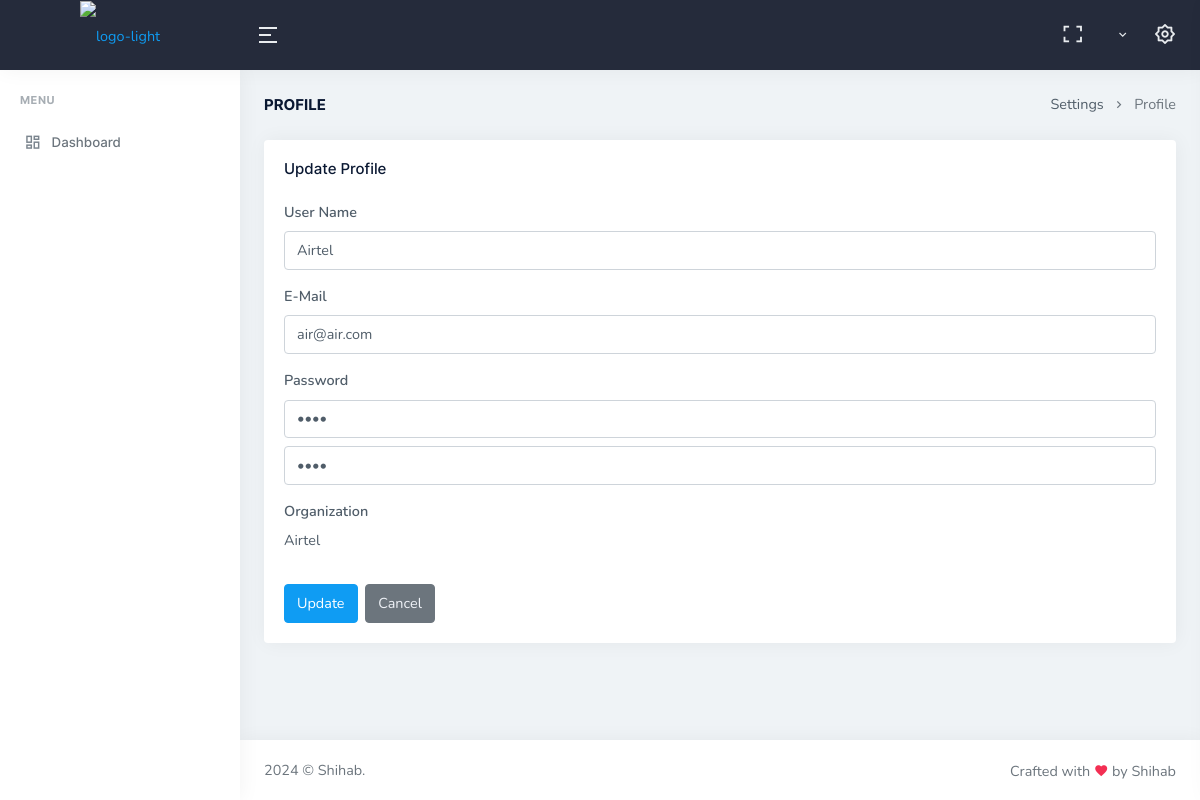
/user-profile.php?userId=35 (signed in), run on the app's committed database.
### tables this page shows
CREATE TABLE `users` (
  `user_id` int NOT NULL,
  `user_name` varchar(50) NOT NULL,
  `user_email` varchar(50) NOT NULL,
  `user_pass` varchar(255) NOT NULL,
  `user_org` varchar(50) NOT NULL,
  `user_active` int NOT NULL DEFAULT '1',
  `created_at` datetime NOT NULL DEFAULT CURRENT_TIMESTAMP
);

CREATE TABLE `organizations` (
  `org_id` int NOT NULL,
  `org_name` varchar(50) NOT NULL,
  `org_address` varchar(50) NOT NULL,
  `org_about` text NOT NULL,
  `org_phone` varchar(255) NOT NULL,
  `created_at` datetime NOT NULL DEFAULT CURRENT_TIMESTAMP
);

### includes/helper-func.php (called while the page is built, shortened)
<?php
function getOrgList($orgId, $conn)
{
    if ($orgId == null) {
        $sql = "SELECT * FROM organizations";
        $result = mysqli_query($conn, $sql);
        return $result;
    } else {
        $sql = "SELECT org_name FROM organizations WHERE org_id = $orgId";
        $result = mysqli_query($conn, $sql);
        $row = mysqli_fetch_assoc($result);
        return $row['org_name'];
    }
}
function getUserList($userId, $conn)
{
    if ($userId == null) {
        $sql = "SELECT * FROM users WHERE user_active = 1";
        $result = mysqli_query($conn, $sql);
        return $result;
    } else {
        $sql = "SELECT * FROM users WHERE user_id = $userId";
        $result = mysqli_query($conn, $sql);
        return $result;
    }
}
function decrypt($encryptData, $name)
{
    $method = "AES-256-CBC";
    $key = $name;
    $options = 0;
    $iv = '1234567891011129';
    $decryptedData = openssl_decrypt($encryptData, $method, $key, $options, $iv);
    return $decryptedData;
}

### user-profile.php (the view, shortened to what this page needs)
<?php
include 'includes/header-user.php';
if (isset($_GET['userId'])) {
    $userInfo = getUserList($_GET['userId'], $conn);
}
?>
<div class="container-fluid">
    <div class="row">
        <div class="col-12">
            <div class="page-title-box d-sm-flex align-items-center justify-content-between">
                <h4 class="mb-sm-0">Profile</h4>
                <div class="page-title-right">
                    <ol class="breadcrumb m-0">
                        <li class="breadcrumb-item"><a href="javascript: void(0);">Settings</a></li>
                        <li class="breadcrumb-item active">Profile</li>
                    </ol>
                </div>
            </div>
        </div>
    </div>
    <div class="row">
        <div class="col-12">
            <div class="card">
                <div class="card-body">
                    <h4 class="card-title">Update Profile</h4>
                    <?php
                        while ($user = mysqli_fetch_assoc($userInfo)) {
                    ?>
                    <form class="custom-validation" action="includes/update-handel.php" method="post">
                        <div class="mb-3">
                            <label>User Name</label>
                            <input type="text" name="userName" value="<?php echo $user['user_name']; ?>" class="form-control" required placeholder="Name"/>
                        </div>
                        <div class="mb-3">
                            <label>E-Mail</label>
                            <div>
                                <input type="email" name="userEmail" value="<?php echo $user['user_email']; ?>" class="form-control" required parsley-type="email" placeholder="Enter a valid e-mail"/>
                            </div>
                        </div>
                        <div class="mb-3">
                            <label>Password</label>
                            <div>
                                <input type="password" name="userPass" value="<?php echo decrypt($user['user_pass'], $user['user_email']) ?>" id="pass2" class="form-control" required placeholder="Password"/>
                            </div>
                            <div class="mt-2">
                                <input type="password" name="userConfPass" value="<?php echo decrypt($user['user_pass'], $user['user_email']) ?>" class="form-control" required data-parsley-equalto="#pass2" placeholder="Re-Type Password"/>
                            </div>
                        </div>
                        <div class="row mb-3">
                            <label>Organization</label>
                            <div>
                                <?php
                                    $orgList =  getOrgList(null, $conn);
                                    if (mysqli_num_rows($orgList) > 0) {
                                        while ($row = mysqli_fetch_assoc($orgList)) {
                                            if ($user['user_org'] == $row['org_id']) {
                                                echo "<p>".$row['org_name']."</p>";
                                            }
                                        }
                                    }
                                ?>
                            </div>
                        </div>
                        <div class="mb-0">
                            <div>
                                <button type="submit" class="btn btn-primary waves-effect waves-light me-1">
                                    Update
                                </button>
                                <button type="reset" class="btn btn-secondary waves-effect">
                                    Cancel
                                </button>
                            </div>
                        </div>
                    </form>
                    <?php
                        }
                    ?>
                </div>
            </div>
        </div>
    </div>
</div>
<?php
include 'includes/footer.php';
?>

### data on the page
users: userName "Airtel", userEmail "air@air.com"
organizations: org_name "Airtel"
